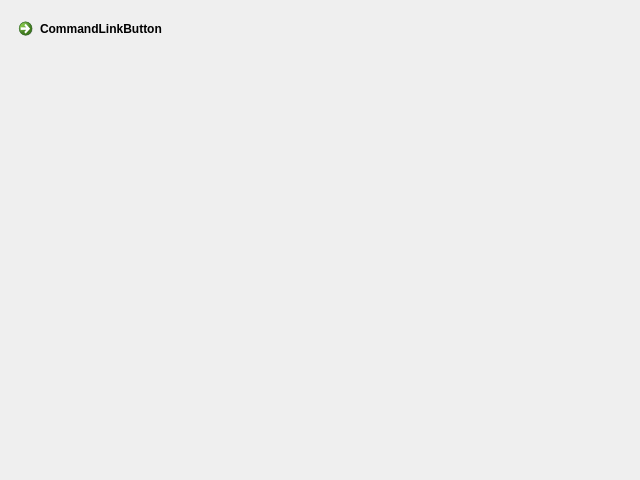
<?xml version="1.0" encoding="UTF-8"?>
<ui version="4.0">
 <class>TestWidget</class>
 <widget class="QWidget" name="TestWidget">
  <property name="geometry">
   <rect>
    <x>0</x>
    <y>0</y>
    <width>640</width>
    <height>480</height>
   </rect>
  </property>
  <property name="windowTitle">
   <string>Form</string>
  </property>
  <layout class="QGridLayout" name="gridLayout">
   <item row="0" column="0">
    <widget class="QCommandLinkButton" name="commandLinkButton">
     <property name="text">
      <string>CommandLinkButton</string>
     </property>
    </widget>
   </item>
  </layout>
 </widget>
 <resources/>
 <connections/>
</ui>
